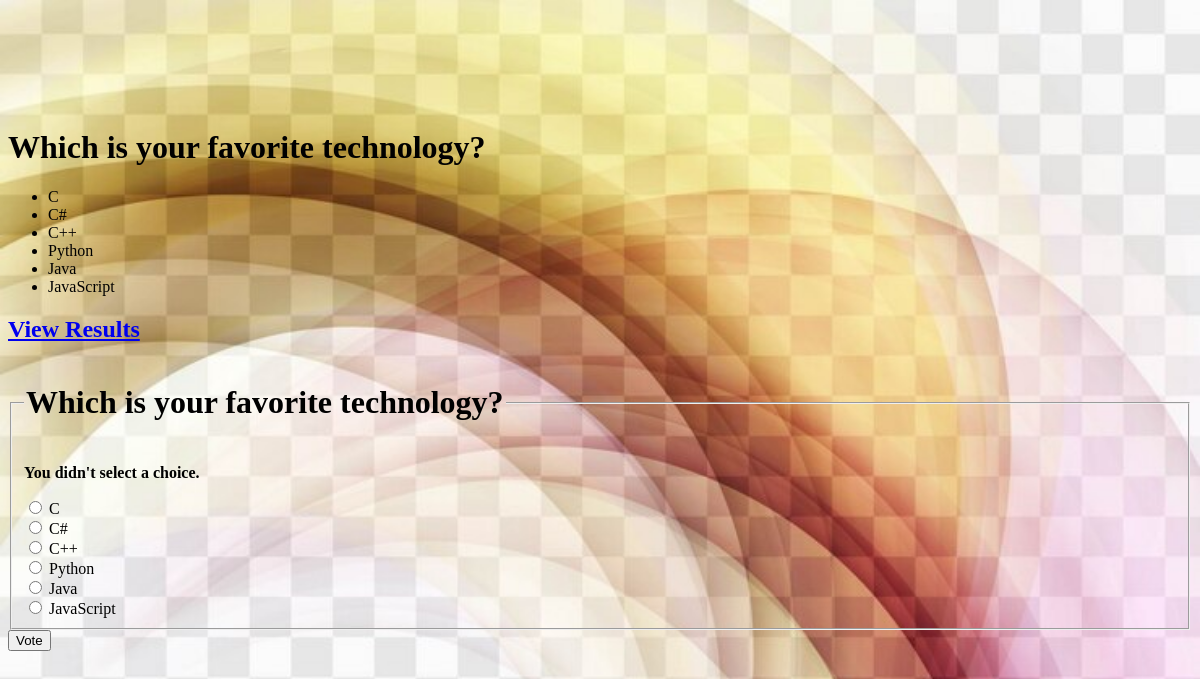
/myapp/3/vote/, run on the app's committed database.
### myapp/models.py (models this page shows, shortened)
class Question(models.Model):
    question_text = models.CharField(max_length=250)
    pub_date = models.DateTimeField("date published")

class Choice(models.Model):
    question = models.ForeignKey(Question, on_delete=models.CASCADE)
    choice_text = models.CharField(max_length=250)
    votes = models.IntegerField(default=0)

### myapp/views.py (the view)
# urls.py: path("<int:question_id>/vote/", views.vote, name="vote"),
def vote(request, question_id):
    question = get_object_or_404(Question, pk=question_id)
    try:
        selected_choice = question.choice_set.get(pk=request.POST["choice"])
    except (KeyError, Choice.DoesNotExist):
        return render(
            request,
            "polls/detail.html",
            {
                "question": question,
                "error_message": "You didn't select a choice.",
            },
        )
    else:
        selected_choice.votes = F("votes") + 1
        selected_choice.save()
        return HttpResponseRedirect(reverse("myapp:results", args=(question.id,)))

### myapp/templates/polls/detail.html (shortened to what this page needs)
{% load static %}
<!DOCTYPE html>
<html lang="en">
  <head>
    <link rel="stylesheet" href="{% static 'polls/style.css' %}">
  </head>
  <body>
    <h1>{{ question.question_text }}</h1>
        <ul>
        {% for choice in question.choice_set.all %}
            <li>{{ choice.choice_text }}</li>
        {% endfor %}
        </ul>
        <a href="{% url 'myapp:results' question.id %}"><strong><h2>View Results</h2></strong></a>
        <form action="{% url 'myapp:vote' question.id %}" method="post">
            <fieldset>
                <legend><h1>{{ question.question_text }}</h1></legend>
                {% if error_message %}<p><strong>{{ error_message }}</strong></p>{% endif %}
                {% for choice in question.choice_set.all %}
                    <input type="radio" name="choice" id="choice{{ forloop.counter }}" value="{{ choice.id }}">
                    <label for="choice{{ forloop.counter }}">{{ choice.choice_text }}</label><br>
                {% endfor %}
            </fieldset>
            <input type="submit" value="Vote">
            </form>
  </body>
</html>

### myapp/static/polls/style.css (style rules this page uses)
h1 { color:black; }
body { background: white url("../images/background.jpg") 50% 0 no-repeat; height: 650px; padding: 100px 0 0 0; background-size: cover; }

### data on the page
Question: question_text "Which is your favorite technology?"
Choice: choice_text "C"
Choice: choice_text "C#"
Choice: choice_text "C++"
Choice: choice_text "Python"
Choice: choice_text "Java"
Choice: choice_text "JavaScript"

### other printed values
{{ error_message }} "You didn't select a choice."
